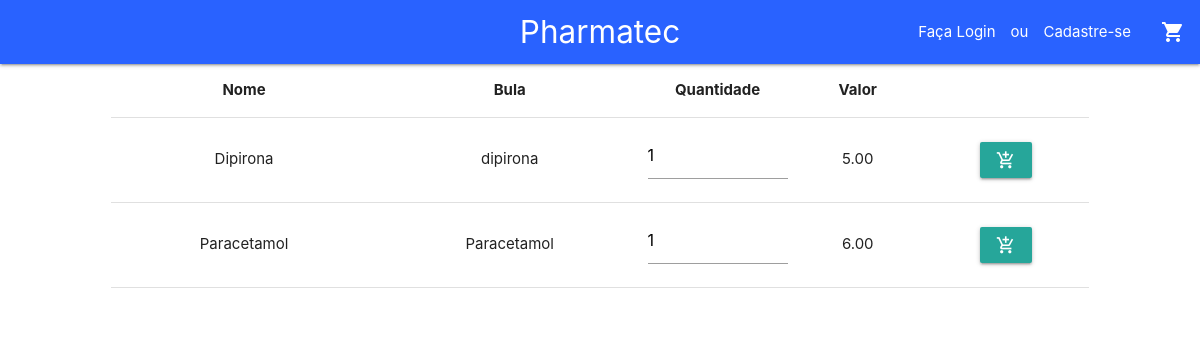
The page / on the database its author committed.
### tables this page shows
CREATE TABLE `medicamento` (
  `id_medicamento` int(11) NOT NULL,
  `nome` varchar(450) DEFAULT NULL,
  `bula` text DEFAULT NULL,
  `quantidade` int(11) DEFAULT NULL,
  `valor` double DEFAULT NULL
);

### banco/daoMedicamento.class.php (called while the page is built, shortened)
<?php
    require_once "medicamento.class.php";
    class DaoMedicamento{
        public function select(){
            $conexao = new Conexao();
            $con = $conexao->connectDB();
            $sql = "SELECT * FROM `medicamento` ORDER BY `nome` ASC";
            $result = $con->query($sql);
            if(($result->num_rows) > 0){
                $return = array();
                while($row = $result->fetch_assoc()){
                    $medicamento = new Medicamento();
                    $medicamento->setId($row['id_medicamento']);
                    $medicamento->setNome($row['nome']);
                    $medicamento->setBula($row['bula']);
                    $medicamento->setQuantidade($row['quantidade']);
                    $medicamento->setValor($row['valor']);
                    array_push($return, $medicamento);
                }
            }else{
                $return = NULL;
            }
            return $return;
        }
    }
?>

### banco/medicamento.class.php (called while the page is built, shortened)
<?php
    class Medicamento{
        private $nome;
        private $bula;
        private $quantidade;
        private $valor;
        public function getNome(){
            return $this->nome;
        }
        public function setNome($nome){
            $this->nome = $nome;
        }
        public function getBula(){
            return $this->bula;
        }
        public function setBula($bula){
            $this->bula = $bula;
        }
        public function getQuantidade(){
            return $this->quantidade;
        }
        public function setQuantidade($quantidade){
            $this->quantidade = $quantidade;
        }
        public function getValor(){
            return $this->valor;
        }
        public function setValor($valor){
            $this->valor = $valor;
        }
    }
?>

### index.php (the view, shortened to what this page needs)
<?php
    require_once "title.php";
    require_once "./banco/daoMedicamento.class.php";
    require_once "./banco/medicamento.class.php";
    $dao= new DaoMedicamento();
    $result = $dao->select();
?>
<!DOCTYPE html>
<html>
    <head>
        <link type="text/css" rel="stylesheet" href="css/materialize.min.css"  media="screen,projection"/>
    </head>
    <body>
        <nav>
            <div class="nav-wrapper blue accent-4">
                <a href="index.php" class="brand-logo center"> <?php echo title();?></a>
                <?php
                    if(!isset($_SESSION['usuario'])){
                        echo "<ul id='nav-mobile' class='right hide-on-med-and-down'>
                            <li><a href='login.php'>Faça Login</a></li>
                            <li> ou </li>
                            <li><a href='cadUser.php'>Cadastre-se</a></li>
                            <li><a href='carrinho.php'><i class='material-icons'>shopping_cart</i></a></li>
                        </ul>";
                    }else{
                        echo "<ul id='nav-mobile' class='right hide-on-med-and-down'>
                                <li> <a href='user.php'>".unserialize($_SESSION['usuario'])->getNome()."</a></li>
                                <li><a href='carrinho.php'><i class='material-icons'>shopping_cart</i></a></li>
                            </ul>";
                    }
                ?>
            </div>
        </nav>
        <div class="row">
            <div class="col s12 m12 l12">
                <div class="row">
                    <div class="col s10 offset-s1">
                        <div class='row'>
                            <div class='col s12 m12 '>
                                    <table class='centered'>
                                        <thead>
                                        <tr>
                                            <th>Nome</th>
                                            <th>Bula</th>
                                            <th width="150">Quantidade</th>
                                            <th>Valor</th>
                                            <th></th>
                                        </tr>
                                        </thead>
                                        <tbody>
                                            <?php
                                                foreach($result as $key => $medicamento){
                                                    $valor = number_format($medicamento->getValor(), 2);
                                                    echo"<form method='POST' action='index.php'>";
                                                    echo "<tr>
                                                        <td>{$medicamento->getNome()}</td>
                                                        <td>{$medicamento->getBula()}</td>
                                                        <td><input type='number' name='qnt' min='1' max='{$medicamento->getQuantidade()}' value='1'></td>
                                                        <td>{$valor}</td>
                                                        <input type='hidden' name='medicamento' value='{$medicamento->getId()}'>
                                                        <input type='hidden' name='valor' value='{$valor}'>
                                                        <td><button class='btn waves-effect' type='submit' name='car'><i class='material-icons'>add_shopping_cart</i></button></td>
                                                    </tr>
                                                    </form>";
                                                }
                                            ?>
                                        </tbody>
                                    </table>
                            </div>
                        </div>
                    </div>
                </div>
            </div>
        </div>
    </body>
</html>

### rows shown on the page
medicamento: nome "Dipirona", bula "dipirona", valor "5.00"
medicamento: nome "Paracetamol", bula "Paracetamol", valor "6.00"
